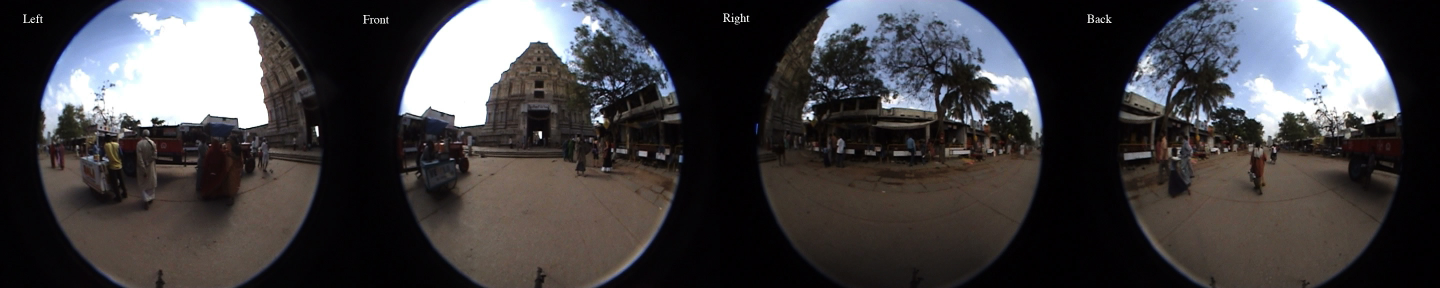
#> input picture fisheye/fisheye1.jpg, 2880 x 576 px (shown at 1/2 size)
$ python -i defish.py   (imports and definitions only)
#> lines starting #> are read from the running program, lines starting #| are printed output that depends on the picture
#!/usr/bin/python

import sys, getopt
from SimpleCV import Display, Image, Color
import cv2
import numpy as np
import time


def spliceImg(img, doCrop=False):
    # Cut the input image into four chunks and return the results
    section = img.width / 4;
    retVal = []
    for i in range(0, 4):
        temp = img.crop(section * i, 0, section, img.height)
        if (doCrop):
            mask = temp.threshold(20)
            b = temp.findBlobsFromMask(mask)
            temp = b[-1].hullImage()
            m = np.max([temp.width, temp.height])
            temp = temp.resize(m, m)
        retVal.append(temp)
    return retVal


# [42 lines left out: functions buildMap, unwarp, not called in this run]


def postCrop(img, threshold=10):
    # Crop the image after dewarping
    return img.crop(img.width * 0.2, img.height * 0.1, img.width * .6, img.height * 0.8)


# [137 lines left out: functions findHomography, constructMask, buildPano, main, not called in this run]


# [2 lines not run here, left out]

>>> import cv2
>>> picture = cv2.imread('fisheye1.jpg', cv2.IMREAD_GRAYSCALE)
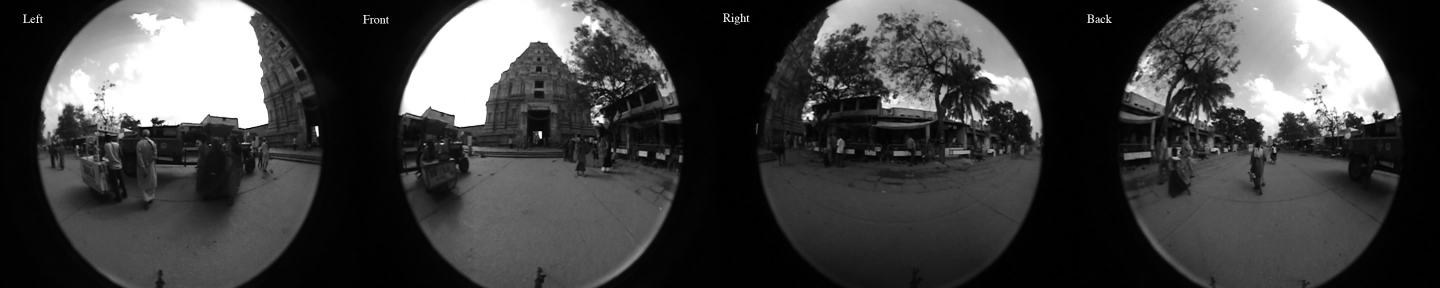
#> picture: shape (576, 2880) (shown at 1/2 size); min 0, max 255, mean 65.6
>>> result = spliceImg(picture)
#> (the run stopped early here; a loop or call above may not have finished)
